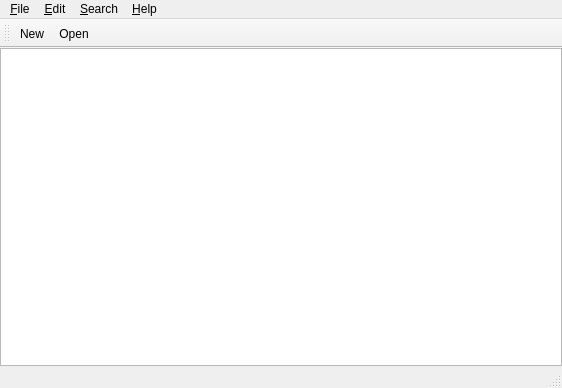
<ui version="4.0" >
 <author>Diego Iastrubni &lt;elcuco@kde.org></author>
 <class>MainWindow</class>
 <widget class="QMainWindow" name="MainWindow" >
  <property name="geometry" >
   <rect>
    <x>0</x>
    <y>0</y>
    <width>562</width>
    <height>388</height>
   </rect>
  </property>
  <property name="windowTitle" >
   <string>MainWindow</string>
  </property>
  <property name="windowIcon" >
   <iconset resource="textlines.qrc" >:/images/document-open.png</iconset>
  </property>
  <widget class="QWidget" name="centralwidget" >
   <layout class="QVBoxLayout" >
    <property name="margin" >
     <number>0</number>
    </property>
    <property name="spacing" >
     <number>0</number>
    </property>
    <item>
     <widget class="QsvEditor" name="textEdit" />
    </item>
   </layout>
  </widget>
  <widget class="QMenuBar" name="menubar" >
   <property name="geometry" >
    <rect>
     <x>0</x>
     <y>0</y>
     <width>562</width>
     <height>26</height>
    </rect>
   </property>
   <widget class="QMenu" name="menu_File" >
    <property name="title" >
     <string>&amp;File</string>
    </property>
    <addaction name="action_New" />
    <addaction name="action_Open" />
    <addaction name="action_Save" />
    <addaction name="separator" />
    <addaction name="action_setup" />
    <addaction name="separator" />
    <addaction name="actionE_xit" />
   </widget>
   <widget class="QMenu" name="menu_Edit" >
    <property name="title" >
     <string>&amp;Edit</string>
    </property>
    <addaction name="actionUndo" />
    <addaction name="actionRedo" />
    <addaction name="separator" />
    <addaction name="actionCopy" />
    <addaction name="actionCut" />
    <addaction name="actionPaste" />
    <addaction name="separator" />
   </widget>
   <widget class="QMenu" name="menu_Search" >
    <property name="windowIcon" >
     <iconset resource="textlines.qrc" >:/images/document-open.png</iconset>
    </property>
    <property name="title" >
     <string>&amp;Search</string>
    </property>
   </widget>
   <widget class="QMenu" name="menu_Help" >
    <property name="title" >
     <string>&amp;Help</string>
    </property>
    <addaction name="action_About" />
    <addaction name="actionAbout_Qt" />
   </widget>
   <addaction name="menu_File" />
   <addaction name="menu_Edit" />
   <addaction name="menu_Search" />
   <addaction name="menu_Help" />
  </widget>
  <widget class="QStatusBar" name="statusbar" />
  <widget class="QToolBar" name="toolBar" >
   <property name="windowTitle" >
    <string>toolBar</string>
   </property>
   <property name="orientation" >
    <enum>Qt::Horizontal</enum>
   </property>
   <attribute name="toolBarArea" >
    <number>4</number>
   </attribute>
   <addaction name="action_New" />
   <addaction name="action_Open" />
  </widget>
  <action name="action_New" >
   <property name="icon" >
    <iconset resource="textlines.qrc" >:/images/document-new.png</iconset>
   </property>
   <property name="text" >
    <string>&amp;New</string>
   </property>
   <property name="shortcut" >
    <string>Ctrl+N</string>
   </property>
  </action>
  <action name="action_Open" >
   <property name="icon" >
    <iconset resource="textlines.qrc" >:/images/document-open.png</iconset>
   </property>
   <property name="text" >
    <string>&amp;Open</string>
   </property>
   <property name="shortcut" >
    <string>Ctrl+O</string>
   </property>
  </action>
  <action name="action_Save" >
   <property name="text" >
    <string>&amp;Save</string>
   </property>
   <property name="shortcut" >
    <string>Ctrl+S</string>
   </property>
  </action>
  <action name="actionE_xit" >
   <property name="text" >
    <string>E&amp;xit</string>
   </property>
   <property name="shortcut" >
    <string>Ctrl+X</string>
   </property>
  </action>
  <action name="action_setup" >
   <property name="text" >
    <string>&amp;Preferences</string>
   </property>
   <property name="shortcut" >
    <string>F7</string>
   </property>
  </action>
  <action name="actionCopy" >
   <property name="text" >
    <string>&amp;Copy</string>
   </property>
  </action>
  <action name="actionCut" >
   <property name="text" >
    <string>C&amp;ut</string>
   </property>
  </action>
  <action name="actionPaste" >
   <property name="text" >
    <string>&amp;Paste</string>
   </property>
  </action>
  <action name="actionUndo" >
   <property name="text" >
    <string>&amp;Undo</string>
   </property>
  </action>
  <action name="actionRedo" >
   <property name="text" >
    <string>&amp;Redo</string>
   </property>
  </action>
  <action name="action_About" >
   <property name="text" >
    <string>&amp;About</string>
   </property>
  </action>
  <action name="actionAbout_Qt" >
   <property name="text" >
    <string>About &amp;Qt</string>
   </property>
  </action>
 </widget>
 <customwidgets>
  <customwidget>
   <class>QsvEditor</class>
   <extends>QTextEdit</extends>
   <header>qsveditor.h</header>
  </customwidget>
 </customwidgets>
 <resources>
  <include location="textlines.qrc" />
 </resources>
 <connections/>
</ui>
